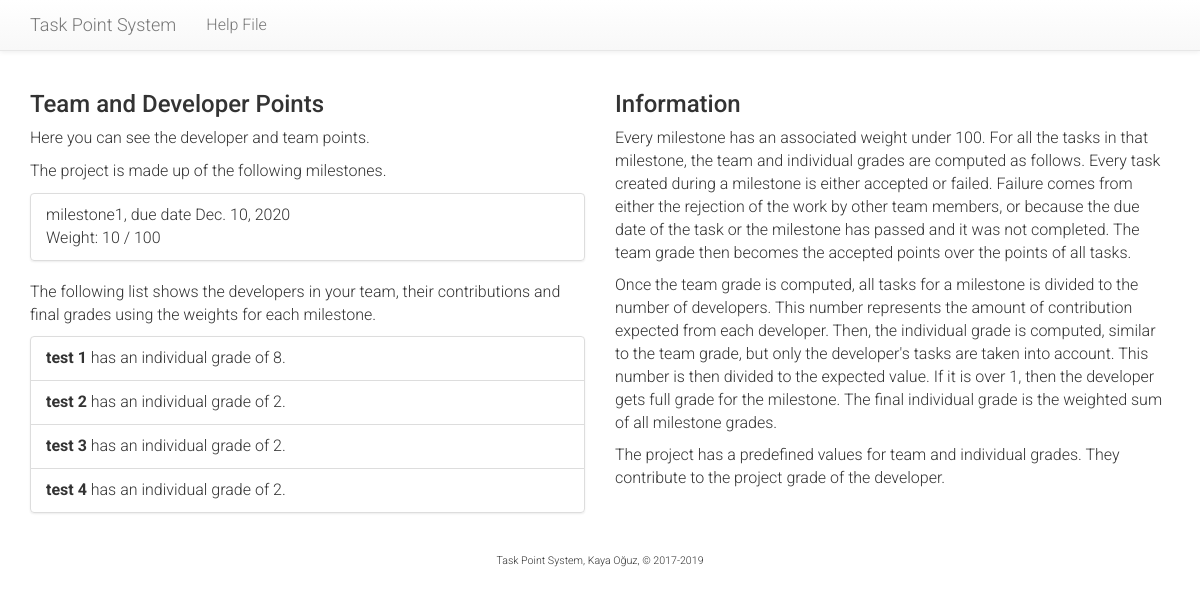
/tasks/team/points/ (signed in), run on an earlier commit of the app's database.
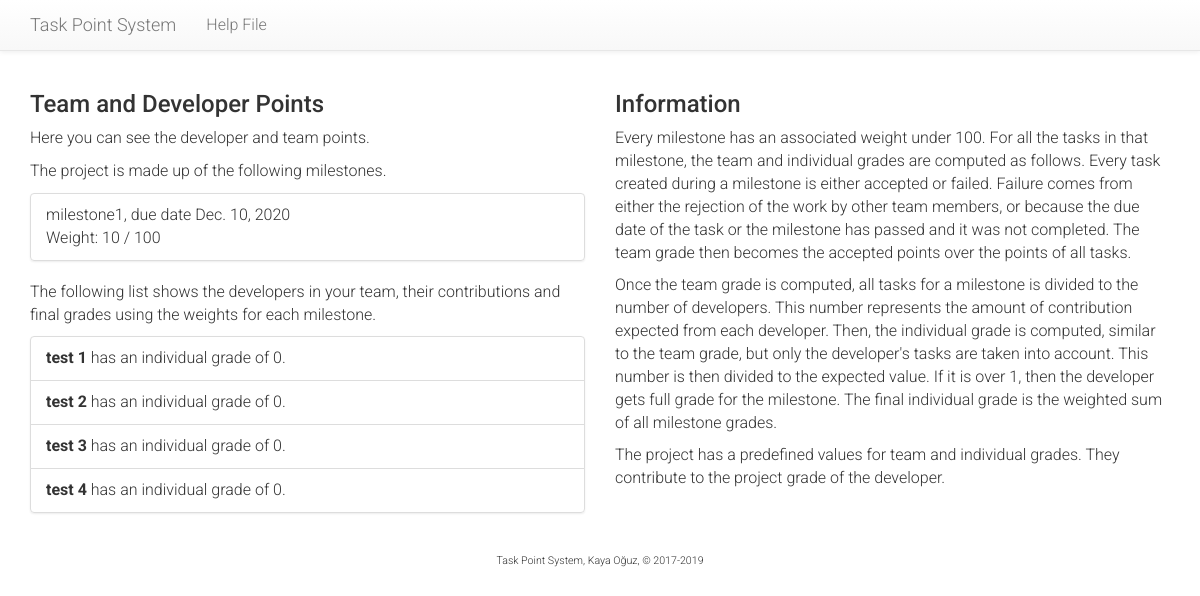
And on a later commit of the database.
### tasks/models.py (models this page shows, shortened)
class Developer(models.Model):
    id = models.CharField("ID", max_length=12, primary_key=True)
    user = models.OneToOneField(User, on_delete=models.CASCADE)
    team = models.ForeignKey(Team, on_delete=models.SET_NULL, blank=True, null=True)
    def __str__(self):
        return self.get_name()
    def get_name(self):
        return self.user.first_name + " " + self.user.last_name
    def get_all_accepted_points(self, m):
        p = 0
        for task in self.assignee.all().filter(milestone=m):
            if task.status == 5:
                p = p + task.get_points()
        return p
    def get_developer_grade(self, m):
        g = 0
        if self.team.get_developer_average(m) > 0:
            g = round((self.get_all_accepted_points(m) / self.team.get_developer_average(m)) * 100)
            if g > 100:
                g = 100
        return g
    def get_project_grade(self):
        team_grade = 0
        ind_grade = 0
        c = self.team.course
        for m in c.milestone_set.all():
            team_grade = team_grade + self.team.get_team_grade(m) * (m.weight / 100)
            ind_grade = ind_grade + self.get_developer_grade(m) * (m.weight / 100)
        return round(team_grade * (c.team_weight / 100) + ind_grade * (c.ind_weight / 100))

class Team(models.Model):
    course = models.ForeignKey(Course, on_delete=models.CASCADE)
    name = models.CharField("Team Name", max_length=128)
    github = models.CharField("Git Page", max_length=256, null=True)
    supervisor = models.ForeignKey(Supervisor, on_delete=models.SET_NULL, blank=True, null=True)
    team_size = models.PositiveSmallIntegerField("Team size", default=4, validators=[MaxValueValidator(99), MinValueValidator(1)])
    def get_all_task_points(self, m):
        p = 0
        for task in self.task_set.all().filter(milestone=m):
            p = p + task.get_points()
        return p
    def get_all_accepted_points(self, m):
        p = 0
        for task in self.task_set.all().filter(milestone=m):
            if task.status == 5:
                p = p + task.get_points()
        return p
    def get_team_grade(self, m):
        g = 0
        if self.get_all_task_points(m) > 0:
            g = round((self.get_all_accepted_points(m) / self.get_all_task_points(m)) * 100)
        return g
    def get_developer_average(self, m):
        return self.get_all_task_points(m) / self.developer_set.count()

class Course(models.Model):
    name = models.CharField("Course Name", max_length=256)
    number_of_students = models.PositiveSmallIntegerField("Number of Students", default=40, validators=[MaxValueValidator(99), MinValueValidator(1)])
    team_weight = models.PositiveSmallIntegerField(
        "Team weight",
        default=40,
        validators=[MaxValueValidator(99), MinValueValidator(1)]
    )
    ind_weight = models.PositiveSmallIntegerField(
        "Individual weight",
        default=60,
        validators=[MaxValueValidator(99), MinValueValidator(1)]
    )

class Milestone(models.Model):
    course = models.ForeignKey(Course, on_delete=models.CASCADE)
    name = models.CharField("Milestone", max_length=128)
    description = models.TextField("Milestone details")
    weight = models.PositiveSmallIntegerField(
        "Weight",
        default=10,
        validators=[MaxValueValidator(100), MinValueValidator(1)]
    )
    due = models.DateField("Due Date")
    def __str__(self):
        return self.name

class Task(models.Model):
    PRIORITY = (
        (3, 'Urgent'),
        (2, 'Planned'),
        (1, 'Low'),
    )
    DIFFICULTY = (
        (3, 'Difficult'),
        (2, 'Normal'),
        (1, 'Easy'),
    )
    STATUS = (
        (1, "Review"),
        (2, "Working on it"),
        (3, "Waiting for review"),
        (4, "Waiting for supervisor grade"),
        (5, "Rejected"),
        (6, "Accepted"),
    )
    milestone = models.ForeignKey(Milestone, on_delete=models.CASCADE)
    creator = models.ForeignKey(User, related_name='creator', on_delete=models.SET_NULL, blank=True, null=True)
    assignee = models.ForeignKey(
        Developer,
        on_delete=models.CASCADE,
        related_name='assignee',
        verbose_name="Assigned to"
    )
    team = models.ForeignKey(Team, on_delete=models.CASCADE)
    title = models.CharField("Brief task name", max_length=256)
    description = models.TextField("Description")
    due = models.DateField("Due Date", validators=[past_date_validator])
    date = models.DateTimeField("Created on", auto_now_add=True)
    completed = models.DateTimeField("Completed on", auto_now=True, blank=True, null=True)
    priority = models.PositiveSmallIntegerField("Priority", choices=PRIORITY, default=2)
    difficulty = models.PositiveSmallIntegerField("Difficulty", choices=DIFFICULTY, default=2)
    modifier = models.PositiveSmallIntegerField(
        "Modifier",
        default=3,
        validators=[MaxValueValidator(5), MinValueValidator(1)]
    )
    status = models.PositiveSmallIntegerField("Status", choices=STATUS, default=1)
    valid = models.BooleanField("Is Valid", default=False)
    def get_points(self):
        return (self.difficulty*self.priority)+self.modifier

### tasks/views.py (the view)
@login_required
def team_points(request):
    d = Developer.objects.get(user=request.user)
    t = d.team
    return render(
        request,
        'tasks/team_points.html',
        {
            'page_title': 'Team points',
            'team': t,
            'developers': t.developer_set.all(),
            'milestones': t.course.milestone_set.all()
        })

### tasks/templates/tasks/team_points.html
{% extends "tasks/base.html" %}
{% block leftcontent %}
<h3>Team and Developer Points</h3>
<p>Here you can see the developer and team points.</p>
<p> The project is made up of the following milestones.
<ul class="list-group">
  {% for m in milestones %}
    <li class="list-group-item">
      {{m}}, due date {{m.due}}<br />
      Weight: {{m.weight}} / 100
    </li>
  {% endfor %}
</ul>
</p>
<p>The following list shows the developers in your team, their contributions and
  final grades using the weights for each milestone.
<ul class="list-group">
{% for dev in developers %}
  <li class="list-group-item">
    <b>{{ dev }}</b> has an individual grade of {{ dev.get_project_grade }}.
  </li>
{% endfor %}
</ul>
</p>
{% endblock %}
{% block rightcontent %}
<h3>Information</h3>
<p>Every milestone has an associated weight under 100. For all the tasks in that milestone,
  the team and individual grades are computed as follows. Every task created during a
  milestone is either accepted or failed. Failure comes from either the rejection of
  the work by other team members, or because the due date of the task or the milestone
  has passed and it was not completed. The team grade then becomes the accepted points
  over the points of all tasks.</p>
  <p>Once the team grade is computed, all tasks for a milestone is divided to the
    number of developers. This number represents the amount of contribution expected
    from each developer. Then, the individual grade is computed, similar to the
    team grade, but only the developer's tasks are taken into account. This number
    is then divided to the expected value. If it is over 1, then the developer gets
    full grade for the milestone. The final individual grade is the weighted sum of
    all milestone grades.
  </p>
  <p>The project has a predefined values for team and individual grades. They contribute
    to the project grade of the developer. </p>
{% endblock%}

What changed in the data, as far as the page shows it:
changed through a linked row, Developer "test 1": get_project_grade "8" → "0"
changed through a linked row, Developer "test 2": get_project_grade "2" → "0"
changed through a linked row, Developer "test 3": get_project_grade "2" → "0"
changed through a linked row, Developer "test 4": get_project_grade "2" → "0"
